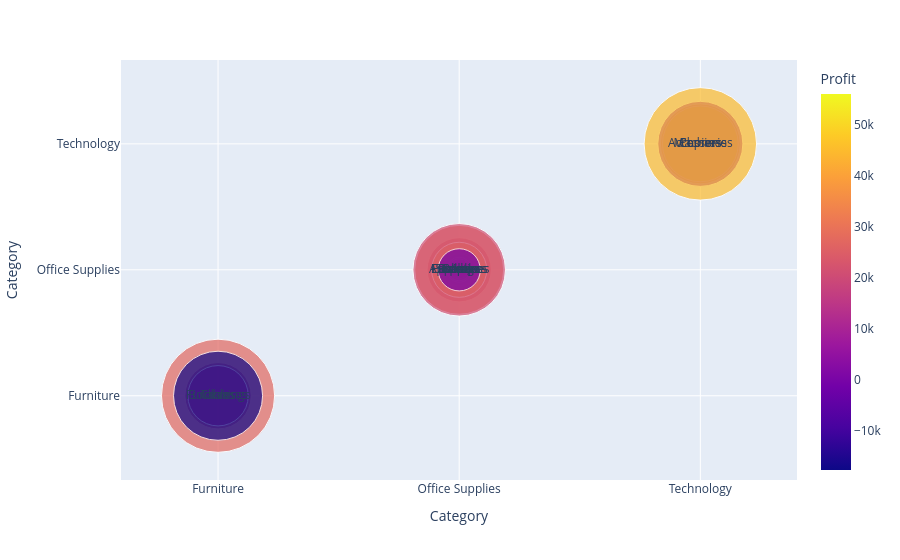

The notebook cell saved with this chart:
### Code cell
bubble_data = (    sales.groupby(['Category', 'Sub-Category'], as_index=False)
    .agg(        Sales=('Sales', 'sum'),       Profit=('Profit', 'sum')    ))
fig = px.scatter(    bubble_data,    x='Category',    y='Category',    size='Sales',    color='Profit',    hover_name='Sub-Category',
    text='Sub-Category',    size_max=80)
fig.show();

### Figure 1 — Plotly figure (JSON) as saved in the notebook; plotly's stock layout.template omitted (floating-point values rounded to 4 significant figures)
{"data": [{"hovertemplate": "<b>%{hovertext}</b><br><br>Category=%{y}<br>Sales=%{marker.size}<br>Sub-Category=%{text}<br>Profit=%{marker.color}<extra></extra>", "hovertext": ["Bookcases", "Chairs", "Furnishings", "Tables", "Appliances", "Art", "Binders", "Envelopes", "Fasteners", "Labels", "Paper", "Storage", "Supplies", "Accessories", "Copiers", "Machines", "Phones"], "legendgroup": "", "marker": {"color": [-3632.0, 27220.0, 13890.0, -17750.0, 18330.0, 6653.0, 31430.0, 6988.0, 2429.0, 5573.0, 34510.0, 21290.0, -1171.0, 41940.0, 56090.0, 3462.0, 45050.0], "coloraxis": "coloraxis", "size": [115400.0, 335800.0, 95600.0, 208000.0, 108200.0, 27660.0, 207400.0, 16530.0, 8532.0, 12700.0, 79540.0, 224600.0, 46730.0, 167400.0, 150700.0, 189900.0, 331800.0], "sizemode": "area", "sizeref": 52.46, "symbol": "circle"}, "mode": "markers+text", "name": "", "orientation": "v", "showlegend": false, "text": ["Bookcases", "Chairs", "Furnishings", "Tables", "Appliances", "Art", "Binders", "Envelopes", "Fasteners", "Labels", "Paper", "Storage", "Supplies", "Accessories", "Copiers", "Machines", "Phones"], "type": "scatter", "x": ["Furniture", "Furniture", "Furniture", "Furniture", "Office Supplies", "Office Supplies", "Office Supplies", "Office Supplies", "Office Supplies", "Office Supplies", "Office Supplies", "Office Supplies", "Office Supplies", "Technology", "Technology", "Technology", "Technology"], "xaxis": "x", "y": ["Furniture", "Furniture", "Furniture", "Furniture", "Office Supplies", "Office Supplies", "Office Supplies", "Office Supplies", "Office Supplies", "Office Supplies", "Office Supplies", "Office Supplies", "Office Supplies", "Technology", "Technology", "Technology", "Technology"], "yaxis": "y"}], "layout": {"coloraxis": {"colorbar": {"title": {"text": "Profit"}}, "colorscale": [[0, "#0d0887"], [0.1111, "#46039f"], [0.2222, "#7201a8"], [0.3333, "#9c179e"], [0.4444, "#bd3786"], [0.5556, "#d8576b"], [0.6667, "#ed7953"], [0.7778, "#fb9f3a"], [0.8889, "#fdca26"], [1, "#f0f921"]]}, "legend": {"itemsizing": "constant", "tracegroupgap": 0}, "margin": {"t": 60}, "xaxis": {"anchor": "y", "domain": [0, 1], "title": {"text": "Category"}}, "yaxis": {"anchor": "x", "domain": [0, 1], "title": {"text": "Category"}}}}
